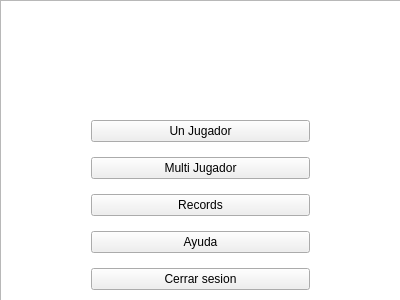
<?xml version="1.0" encoding="UTF-8"?>
<ui version="4.0">
 <class>Menu</class>
 <widget class="QMainWindow" name="Menu">
  <property name="geometry">
   <rect>
    <x>0</x>
    <y>0</y>
    <width>400</width>
    <height>300</height>
   </rect>
  </property>
  <property name="windowTitle">
   <string>Menu</string>
  </property>
  <property name="autoFillBackground">
   <bool>false</bool>
  </property>
  <property name="styleSheet">
   <string notr="true"/>
  </property>
  <widget class="QWidget" name="centralWidget">
   <widget class="QWidget" name="layoutWidget">
    <property name="geometry">
     <rect>
      <x>80</x>
      <y>100</y>
      <width>241</width>
      <height>247</height>
     </rect>
    </property>
    <layout class="QVBoxLayout" name="verticalLayout">
     <item>
      <widget class="QPushButton" name="one">
       <property name="contextMenuPolicy">
        <enum>Qt::DefaultContextMenu</enum>
       </property>
       <property name="acceptDrops">
        <bool>false</bool>
       </property>
       <property name="toolTip">
        <string/>
       </property>
       <property name="text">
        <string>Un Jugador</string>
       </property>
      </widget>
     </item>
     <item>
      <widget class="QPushButton" name="multi">
       <property name="text">
        <string>Multi Jugador</string>
       </property>
      </widget>
     </item>
     <item>
      <widget class="QPushButton" name="pushButton">
       <property name="text">
        <string>Records</string>
       </property>
      </widget>
     </item>
     <item>
      <widget class="QPushButton" name="help">
       <property name="text">
        <string>Ayuda</string>
       </property>
      </widget>
     </item>
     <item>
      <widget class="QPushButton" name="logout">
       <property name="text">
        <string>Cerrar sesion</string>
       </property>
      </widget>
     </item>
     <item>
      <widget class="QPushButton" name="exit">
       <property name="text">
        <string>Salir</string>
       </property>
      </widget>
     </item>
    </layout>
    <zorder>multi</zorder>
    <zorder>pushButton</zorder>
    <zorder>help</zorder>
    <zorder>logout</zorder>
    <zorder>exit</zorder>
    <zorder>one</zorder>
   </widget>
   <widget class="QLabel" name="label">
    <property name="geometry">
     <rect>
      <x>90</x>
      <y>20</y>
      <width>211</width>
      <height>71</height>
     </rect>
    </property>
    <property name="styleSheet">
     <string notr="true"/>
    </property>
    <property name="text">
     <string/>
    </property>
    <property name="pixmap">
     <pixmap resource="image.qrc">:/Image/galaga.PNG</pixmap>
    </property>
    <property name="scaledContents">
     <bool>true</bool>
    </property>
   </widget>
   <widget class="QGraphicsView" name="graphicsView">
    <property name="geometry">
     <rect>
      <x>0</x>
      <y>0</y>
      <width>551</width>
      <height>451</height>
     </rect>
    </property>
    <property name="styleSheet">
     <string notr="true">background-image:url(:/Image/giphy.gif)</string>
    </property>
   </widget>
   <zorder>graphicsView</zorder>
   <zorder>layoutWidget</zorder>
   <zorder>label</zorder>
  </widget>
 </widget>
 <layoutdefault spacing="6" margin="11"/>
 <resources>
  <include location="image.qrc"/>
 </resources>
 <connections/>
</ui>
